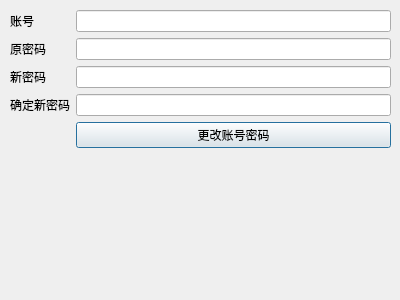
<?xml version="1.0" encoding="UTF-8"?>
<ui version="4.0">
 <class>changePassWord</class>
 <widget class="QDialog" name="changePassWord">
  <property name="geometry">
   <rect>
    <x>0</x>
    <y>0</y>
    <width>400</width>
    <height>300</height>
   </rect>
  </property>
  <property name="windowTitle">
   <string>Dialog</string>
  </property>
  <widget class="QWidget" name="formLayoutWidget">
   <property name="geometry">
    <rect>
     <x>10</x>
     <y>10</y>
     <width>381</width>
     <height>281</height>
    </rect>
   </property>
   <layout class="QFormLayout" name="formLayout">
    <item row="0" column="0">
     <widget class="QLabel" name="label">
      <property name="text">
       <string>账号</string>
      </property>
      <property name="alignment">
       <set>Qt::AlignCenter</set>
      </property>
     </widget>
    </item>
    <item row="1" column="0">
     <widget class="QLabel" name="label_2">
      <property name="text">
       <string>原密码</string>
      </property>
     </widget>
    </item>
    <item row="2" column="0">
     <widget class="QLabel" name="label_3">
      <property name="text">
       <string>新密码</string>
      </property>
     </widget>
    </item>
    <item row="3" column="0">
     <widget class="QLabel" name="label_4">
      <property name="text">
       <string>确定新密码</string>
      </property>
     </widget>
    </item>
    <item row="4" column="1">
     <widget class="QPushButton" name="pushButton_change">
      <property name="text">
       <string>更改账号密码</string>
      </property>
     </widget>
    </item>
    <item row="0" column="1">
     <widget class="QLineEdit" name="lineEdit_username"/>
    </item>
    <item row="1" column="1">
     <widget class="QLineEdit" name="lineEdit_orginPwd"/>
    </item>
    <item row="2" column="1">
     <widget class="QLineEdit" name="lineEdit_newPwd">
      <property name="echoMode">
       <enum>QLineEdit::Password</enum>
      </property>
     </widget>
    </item>
    <item row="3" column="1">
     <widget class="QLineEdit" name="lineEdit_newPwdConfirm">
      <property name="echoMode">
       <enum>QLineEdit::Password</enum>
      </property>
     </widget>
    </item>
   </layout>
  </widget>
 </widget>
 <tabstops>
  <tabstop>lineEdit_username</tabstop>
  <tabstop>lineEdit_orginPwd</tabstop>
  <tabstop>lineEdit_newPwd</tabstop>
  <tabstop>lineEdit_newPwdConfirm</tabstop>
  <tabstop>pushButton_change</tabstop>
 </tabstops>
 <resources/>
 <connections/>
</ui>
